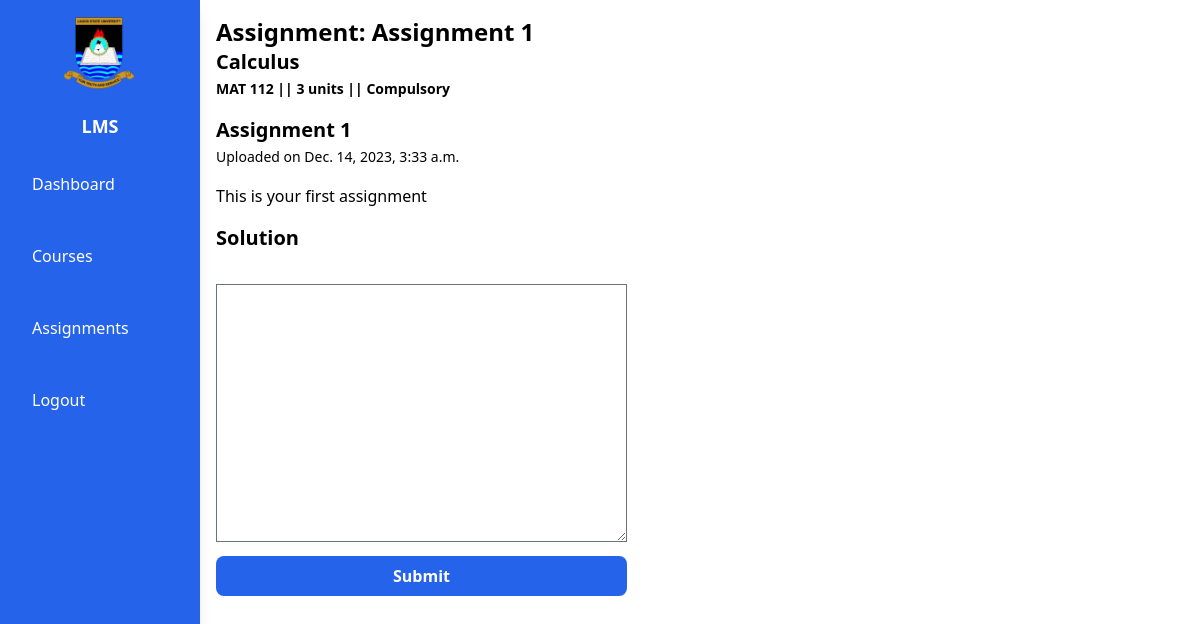
Screenshot of /submit/1 (signed in) with the database file from the repository.
### lms/models.py (models this page shows)
class Assignment(models.Model):
    course = models.ForeignKey(Course, on_delete=models.CASCADE, null=True)
    title = models.CharField(max_length=1000, null=True)
    content = HTMLField()
    date = models.DateTimeField(default=datetime.now, null=True)
    due_date = models.DateTimeField(default=datetime.now, null=True)

class Course(models.Model):
    COURSE_TYPE_CHOICE = (
        ('Compulsory', 'Compulsory'),
        ('Required', 'Required'),
        ('Elective', 'Elective')
    )
    course_code = models.CharField(max_length=8, null=True)
    course_title = models.CharField(max_length=1000, null=True)
    unit = models.IntegerField(null=True)
    type = models.CharField(max_length=10, choices=COURSE_TYPE_CHOICE, null=True)
    instructor = models.ForeignKey(User, on_delete=models.CASCADE, null=True)

### lms/views.py (the view, shortened to what this page needs)
# urls.py: path('submit/<int:id>', views.submit, name='submit'),
@login_required
def submit(request, id):
    user = request.user
    assignment = Assignment.objects.get(id=id)
    if user.is_student:
        ctx = {'form': SubmissionForm, 'assignment': assignment}
        return render(request, 'lms/submit.html', ctx)
    return redirect(index)

### lms/templates/lms/submit.html (shortened to what this page needs)
{% extends "lms/layout.html" %}
{% block body %}
<div class="w-full p-4">
    <h1 class="text-2xl font-bold">Assignment: {{assignment.title}}</h1>
    <h1 class="text-xl font-bold">{{assignment.course.course_title}}</h1>
    <span class="text-sm font-semibold">{{assignment.course.course_code}} || {{assignment.course.unit}} units || {{assignment.course.type}}</span>
    <div class="my-4">
        <h1 class="text-xl font-semibold">{{assignment.title}}</h1>
        <span class="text-sm">Uploaded on {{assignment.date}}</span>
        <div class="mt-4 renderer">
            {{assignment.content|safe}}
        </div>
    </div>
    <h1 class="text-xl font-bold">Solution</h1>
    <form action="" method="post"class="flex flex-col gap-2 w-fit mt-8">
        {%for field in form%}
            <div class="form-group">{{field}}</div>
        {%endfor%}
        <input class="w-full px-4 py-2 bg-blue-600 text-white rounded-lg font-bold" type="submit" value="Submit">
    </form>
</div>
{% endblock %}

### rows the page displays
Assignment: title "Assignment 1", course.course_title "Calculus", course.course_code "MAT 112", course.unit "3", course.type "Compulsory", date "Dec. 14, 2023, 3:33 a.m.", content "This is your first assignment"
